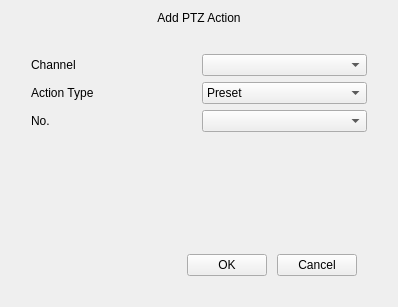
<?xml version="1.0" encoding="UTF-8"?>
<ui version="4.0">
 <class>AddPtzAction</class>
 <widget class="QWidget" name="AddPtzAction">
  <property name="geometry">
   <rect>
    <x>0</x>
    <y>0</y>
    <width>398</width>
    <height>307</height>
   </rect>
  </property>
  <property name="windowTitle">
   <string>Form</string>
  </property>
  <layout class="QVBoxLayout" name="verticalLayout_2">
   <property name="spacing">
    <number>0</number>
   </property>
   <item>
    <widget class="QLabel" name="label_title">
     <property name="styleSheet">
      <string notr="true"/>
     </property>
     <property name="text">
      <string>Add PTZ Action</string>
     </property>
     <property name="alignment">
      <set>Qt::AlignCenter</set>
     </property>
    </widget>
   </item>
   <item>
    <widget class="QWidget" name="widget_background" native="true">
     <layout class="QVBoxLayout" name="verticalLayout">
      <property name="leftMargin">
       <number>20</number>
      </property>
      <property name="rightMargin">
       <number>20</number>
      </property>
      <property name="bottomMargin">
       <number>20</number>
      </property>
      <item>
       <spacer name="verticalSpacer">
        <property name="orientation">
         <enum>Qt::Vertical</enum>
        </property>
        <property name="sizeHint" stdset="0">
         <size>
          <width>20</width>
          <height>40</height>
         </size>
        </property>
       </spacer>
      </item>
      <item>
       <layout class="QGridLayout" name="gridLayout_5">
        <item row="2" column="0">
         <widget class="QLabel" name="label_ptzNumber">
          <property name="text">
           <string>No.</string>
          </property>
         </widget>
        </item>
        <item row="0" column="0">
         <widget class="QLabel" name="label_ptzChannel">
          <property name="text">
           <string>Channel</string>
          </property>
         </widget>
        </item>
        <item row="1" column="1">
         <widget class="ComboBox" name="comboBox_actionType">
          <item>
           <property name="text">
            <string>Preset</string>
           </property>
          </item>
          <item>
           <property name="text">
            <string>Patrol</string>
           </property>
          </item>
         </widget>
        </item>
        <item row="1" column="0">
         <widget class="QLabel" name="label_actionType">
          <property name="text">
           <string>Action Type</string>
          </property>
         </widget>
        </item>
        <item row="0" column="1">
         <widget class="ComboBox" name="comboBox_ptzChannel"/>
        </item>
        <item row="2" column="1">
         <widget class="ComboBox" name="comboBox_ptzNumber"/>
        </item>
       </layout>
      </item>
      <item>
       <spacer name="verticalSpacer_4">
        <property name="orientation">
         <enum>Qt::Vertical</enum>
        </property>
        <property name="sizeHint" stdset="0">
         <size>
          <width>20</width>
          <height>136</height>
         </size>
        </property>
       </spacer>
      </item>
      <item>
       <layout class="QHBoxLayout" name="horizontalLayout_3" stretch="0,0,0">
        <property name="spacing">
         <number>10</number>
        </property>
        <property name="rightMargin">
         <number>10</number>
        </property>
        <item>
         <spacer name="horizontalSpacer_2">
          <property name="orientation">
           <enum>Qt::Horizontal</enum>
          </property>
          <property name="sizeHint" stdset="0">
           <size>
            <width>40</width>
            <height>20</height>
           </size>
          </property>
         </spacer>
        </item>
        <item>
         <widget class="QPushButton" name="pushButton_ok">
          <property name="text">
           <string>OK</string>
          </property>
         </widget>
        </item>
        <item>
         <widget class="QPushButton" name="pushButton_cancel">
          <property name="text">
           <string>Cancel</string>
          </property>
         </widget>
        </item>
       </layout>
      </item>
     </layout>
    </widget>
   </item>
  </layout>
 </widget>
 <customwidgets>
  <customwidget>
   <class>ComboBox</class>
   <extends>QComboBox</extends>
   <header>combobox.h</header>
  </customwidget>
 </customwidgets>
 <resources/>
 <connections/>
</ui>
